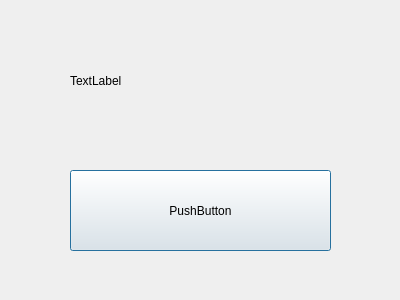
<?xml version="1.0" encoding="UTF-8"?>
<ui version="4.0">
 <class>Dialog</class>
 <widget class="QDialog" name="Dialog">
  <property name="geometry">
   <rect>
    <x>0</x>
    <y>0</y>
    <width>400</width>
    <height>300</height>
   </rect>
  </property>
  <property name="windowTitle">
   <string>Dialog</string>
  </property>
  <widget class="QPushButton" name="pushButton">
   <property name="geometry">
    <rect>
     <x>70</x>
     <y>170</y>
     <width>261</width>
     <height>81</height>
    </rect>
   </property>
   <property name="text">
    <string>PushButton</string>
   </property>
  </widget>
  <widget class="QLabel" name="label">
   <property name="geometry">
    <rect>
     <x>70</x>
     <y>30</y>
     <width>261</width>
     <height>101</height>
    </rect>
   </property>
   <property name="text">
    <string>TextLabel</string>
   </property>
  </widget>
 </widget>
 <resources/>
 <connections/>
</ui>
